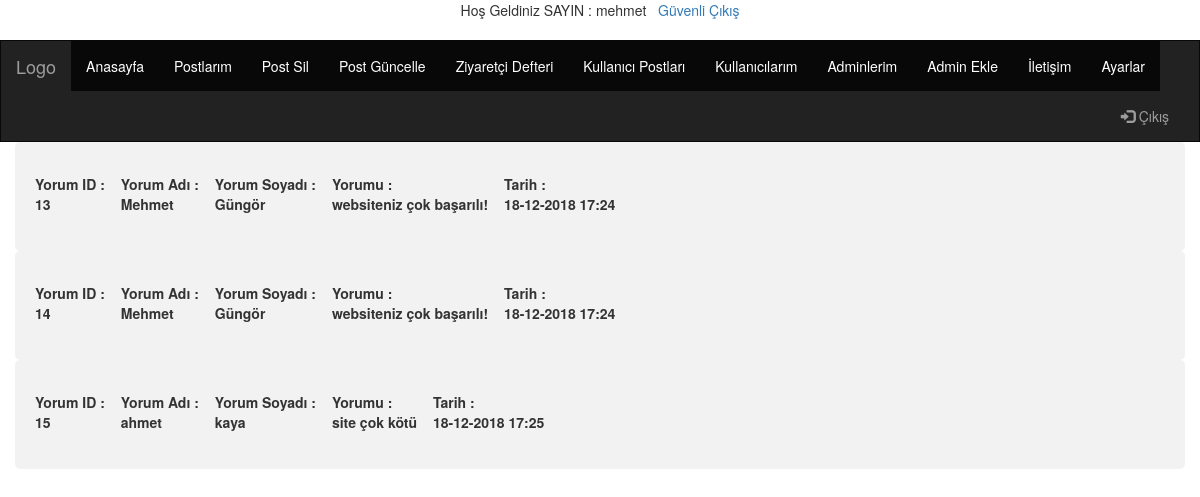
The app's page /admin-ziyaretci.php (signed in) with its own data.
### tables this page shows
CREATE TABLE `yorumlar` (
  `yorum_id` int(20) NOT NULL,
  `yorum_ad` varchar(25) NOT NULL,
  `yorum_soyad` varchar(30) NOT NULL,
  `yorum` varchar(150) NOT NULL,
  `tarih` varchar(16) NOT NULL
);

### admin-ziyaretci.php (the view, shortened to what this page needs)
<?php include "admin-menu.php" ?>
<?php
$sorgu = mysql_query("select * from yorumlar");
while($sonuc = mysql_fetch_array($sorgu)){?>
<div class="container">
  <form action="yorum.php" method="post">
    <label for="fname">Yorum ID : <?php echo "<br>" .$sonuc['yorum_id']; ?></label>
    <label for="fname">Yorum Adı : <?php echo "<br>" .$sonuc['yorum_ad']; ?></label>
    <label for="lname">Yorum Soyadı : <?php echo "<br>" .$sonuc['yorum_soyad']; ?> </label>
    <label for="subject">Yorumu : <?php echo "<br>" .$sonuc['yorum']; ?></label>
    <label for="subject">Tarih : <?php echo "<br>" .$sonuc['tarih']; ?></label>
  </form>
</div>
<?php } ?>

### admin.css (style rules this page uses)
label { padding: 12px 12px 12px 0; display: inline-block; }
.container { border-radius: 5px; background-color: #f2f2f2; padding: 20px; }

### records on screen
yorumlar: yorum_id "13", yorum_ad "Mehmet", yorum_soyad "Güngör", yorum "websiteniz çok başarılı!", tarih "18-12-2018 17:24"
yorumlar: yorum_id "14", yorum_ad "Mehmet", yorum_soyad "Güngör", yorum "websiteniz çok başarılı!", tarih "18-12-2018 17:24"
yorumlar: yorum_id "15", yorum_ad "ahmet", yorum_soyad "kaya", yorum "site çok kötü", tarih "18-12-2018 17:25"

### other values on screen
$_SESSION["user"] "mehmet"
